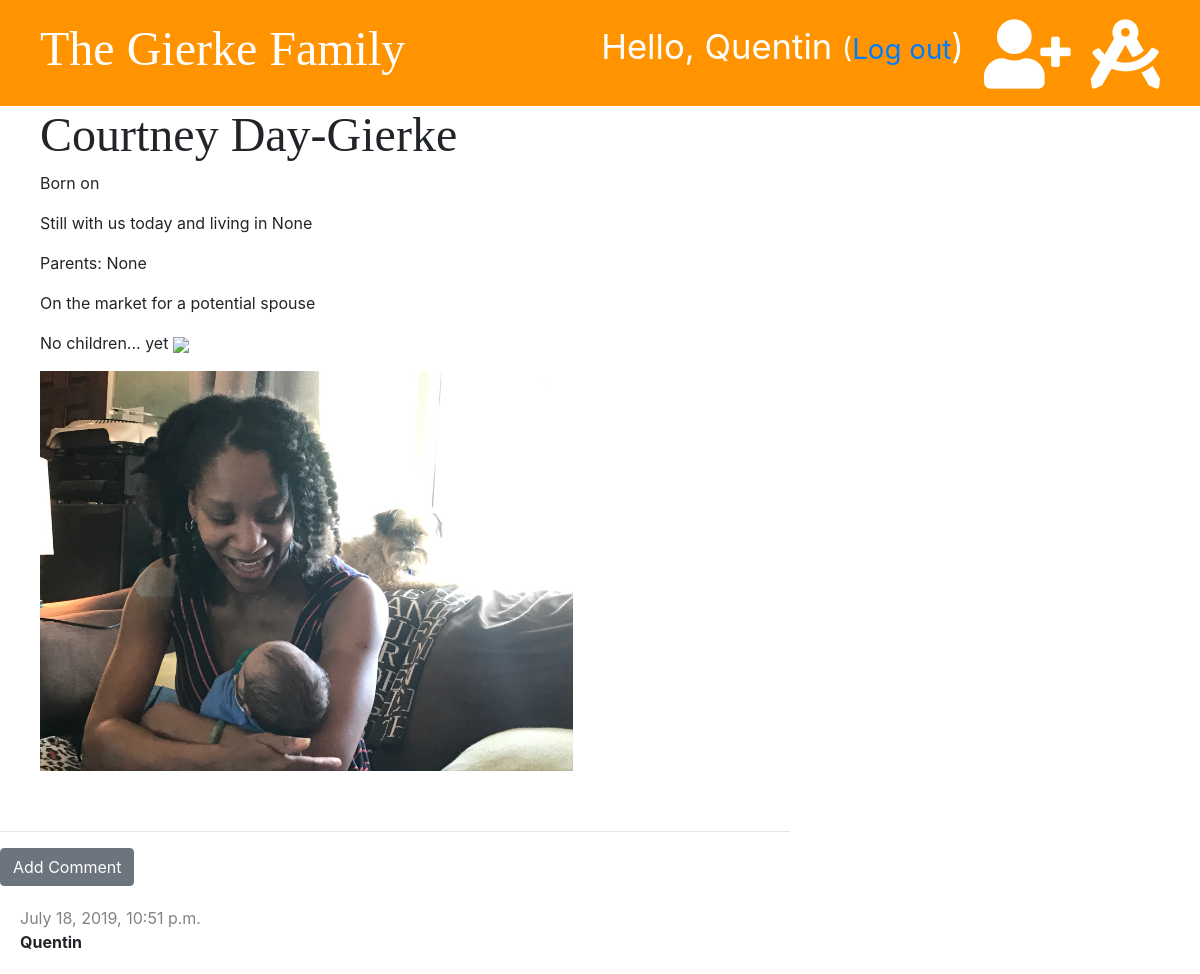
/post/6/ (signed in), run on the app's committed database.
### blog/models.py (models this page shows, shortened)
class Post(models.Model):
	author = models.ForeignKey('auth.User', on_delete=models.CASCADE)
	name = models.CharField(max_length=200, unique=True)
	date_of_birth = models.DateTimeField(blank=True, null=True)
	date_deceased = models.DateTimeField(blank=True, null=True)
	parents = models.CharField(max_length=100, blank=True, null=True)
	spouse = models.CharField(max_length=100, blank=True, null=True)
	children =  models.CharField(max_length=300, blank=True, null=True)
	city =  models.CharField(max_length=100, blank=True, null=True)
	text = models.TextField()
	picture = models.ImageField(blank=True, upload_to='images/', default='images/IMG_3232.JPG')
	created_date = models.DateTimeField(default=timezone.now)
	published_date = models.DateTimeField(blank=True, null=True)

class Comment(models.Model):
	post = models.ForeignKey('blog.Post', on_delete=models.CASCADE, related_name='comments')
	author = models.CharField(max_length=200)
	text = models.TextField()
	created_date = models.DateTimeField(default=timezone.now)
	approved = models.BooleanField(default=False)

### blog/views.py (the view)
# urls.py: path('post/<int:pk>/', views.post_detail, name='post_detail'),
def post_detail(request, pk):
	post = get_object_or_404(Post, pk=pk)
	stuff_for_frontend = {'post': post}
	return render(request, 'blog/post_detail.html', stuff_for_frontend)

### blog/templatetags/markdownify.py (called while the page is built)
@register.filter
def markdown(value):
    renderer = HighlightRenderer()
    markdown = mistune.Markdown(renderer=renderer)
    return markdown(value)

### blog/templates/blog/post_detail.html (shortened to what this page needs)
{% extends 'blog/base.html' %}
{% load markdownify %}
{% block content %}
	<div class="post">
		{% if post.published_date %}
			<div>
				<h1>{{ post.name }}</h1>
				<p>Born on {{ post.date_of_birth|date:'m-d-Y' }}</p>
				{% if post.date_deceased is not None %}
					<p>Died on {{ post.date_deceased|date:'m-d-Y' }}</p>
					<p>Lived in {{ post.city }}</p>
				{% else %}
					<p>Still with us today and living in {{ post.city }}</p>
				{% endif %}
				<p>Parents: {{ post.parents }}</p>
				{% if post.spouse is not None %}
					<p>Married to {{ post.spouse }}</p>
				{% else %}
					<p>On the market for a potential spouse</p>
				{% endif %}
				{% if post.children is not None %}
					<p>Children: {{ post.children }}</p>
				{% else %}
					<p>No children... yet <img src="https://thumbs.dreamstime.com/z/winking-face-emoticon-vector-design-smiling-71847858.jpg" height=35</p>
				{% endif %}
			</div>
			<div>
				<img src="{{ post.picture.url }}"height=400>
			</div>
			{% else %}
			<a href={% url 'post_publish' pk=post.pk %} class="btn btn-primary">Publish</a>
		{% endif %}
	</div>
	<hr>
	<a href="{% url 'add_comment_to_post' pk=post.pk %}" class="btn btn-secondary">Add Comment</a>
	{% for comment in post.comments.all %}
		{% if user.is_authenticated or comment.approved %}
		<div class="comment">
			<div class="date">
				{{ comment.created_date }}
			</div>
			<p><strong>{{ comment.author }}</strong></p>
		</div>
		{% endif %}
	{% empty %}
		<p>No comments yet ...</p>
	{% endfor %}
{% endblock %}

### blog/templates/blog/base.html (shortened to what this page needs)
{% load staticfiles %}
<!DOCTYPE html>
<html>
<head>
	<link rel="stylesheet" href="https://stackpath.bootstrapcdn.com/bootstrap/4.3.1/css/bootstrap.min.css">
	<link rel="stylesheet" href="{% static 'css/blog.css' %}">
	<link rel="stylesheet" href="{% static 'css/zenburn.css' %}">
	<link rel="stylesheet" href="https://use.fontawesome.com/releases/v5.8.1/css/all.css">
</head>
<body>
	<div class="page-header">
		{% if user.is_authenticated %}
			<a href="{% url 'post_draft_list' %}" class="top-menu"><i class="fas fa-drafting-compass fa-2x"></i></a>
			<a href="{% url 'post_new' %}" class=top-menu><i class="fas fa-user-plus fa-2x"></i></a>
			<p class="top-menu">Hello, {{ user.username }} <small>(<a href="{% url 'logout' %}">Log out</a></small>)</p>
		{% else %}
			<a href="{% url 'login' %}" class="top-menu">Login</a>
		{% endif %}
		<h1><a href="{% url 'post_list' %}">The Gierke Family</a></h1>
	</div>
		<div class="row">
			<div class="col-md-8">
				{% block content %}
				{% endblock %}
			</div>
		</div>
</body>
</html>

### blog/static/css/blog.css (style rules this page uses)
.page-header { background-color: #ff9400; margin-top: 0; padding: 20px 20px 20px 40px; }
.page-header h1, .page-header h1 a { color: #ffffff; font-size: 36pt; text-decoration: none; }
h1, h2, h3, h4 { font-family: 'Tangerine', 'Inconsolata', 'Droid Sans', serif; font-size: 48px; }
.date { color: #828282; margin-top: 20px; }
.post { margin-bottom: 60px; margin-left: 40px; }
.top-menu, .top-menu-add-icon:hover { color: #ffffff; float: right; font-size: 26pt; margin-right: 20px; }
.comment { margin: 20px 0px 20px 20px; }

### data on the page
Post: name "Courtney Day-Gierke", city "None", parents "None", picture (picture)
Comment: created_date "July 18, 2019, 10:51 p.m.", author "Quentin"

### other printed values
{{ user.username }} "Quentin"
